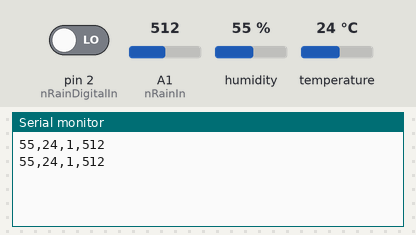
This sketch was run on a simulated Arduino Uno, built with avr-gcc and run on an emulated ATmega328P. Parts: the last lines printed to the serial monitor. The inputs (shaded band) are chosen by the test bench; at power-on: humidity 55 %, A1 (nRainIn) = 512, pin 2 (nRainDigitalIn) LOW, temperature 24 °C.

Above: at 1.8 s.
1.9 s: humidity set to 22 %
At 2.5 s:
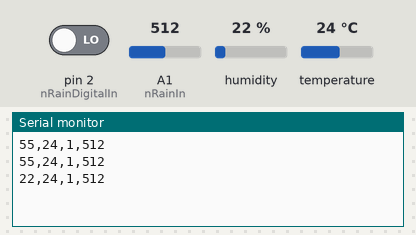
3.4 s: A1 (nRainIn) set to 716
At 4.6 s:
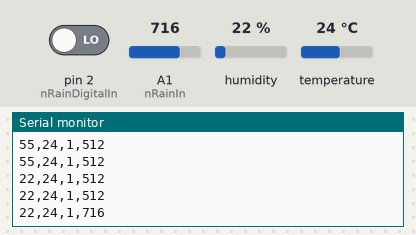
4.9 s: pin 2 (nRainDigitalIn) driven HIGH
At 6.0 s:
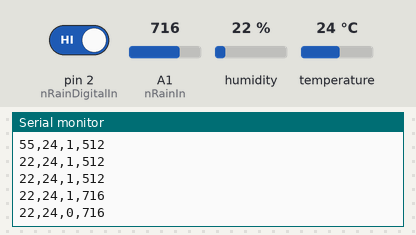
6.4 s: temperature set to 12 °C
At 7.7 s:
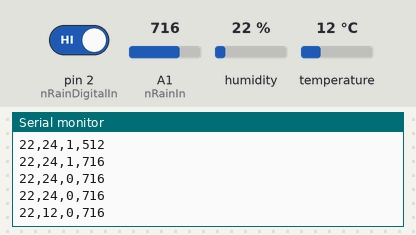
7.9 s: A1 (nRainIn) set to 900
At 8.7 s:
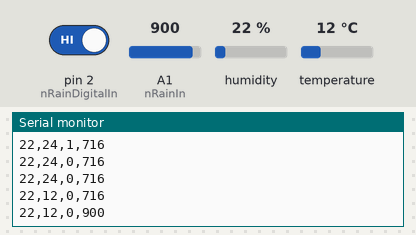
9.4 s: pin 2 (nRainDigitalIn) driven LOW
At 10.8 s:
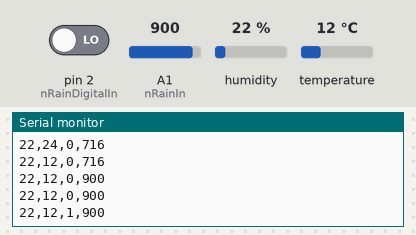
Timing chart, 0 to 11.9 s (numbered marks = the images above; inputs shaded):
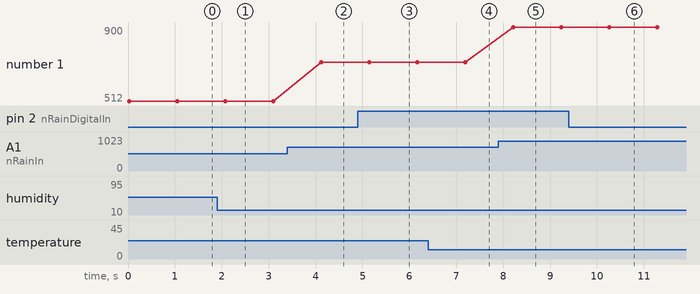

Measured:
- after the input at 1.9 s, the serial monitor: prints a new line after 0.17 s (image 1)
- after the input at 3.4 s, the serial monitor: prints a new line after 0.72 s (image 2)
- after the input at 4.9 s, the serial monitor: prints a new line after 0.24 s (image 3)
- after the input at 6.4 s, the serial monitor: prints a new line after 0.79 s (image 4)
- after the input at 7.9 s, the serial monitor: prints a new line after 0.31 s (image 5)
- after the input at 9.4 s, the serial monitor: prints a new line after 0.86 s (image 6)
- plotted number 1: 512 → 716 after the input at 3.4 s, 716 → 900 after the input at 7.9 s

The sketch:

final_temp_humi_rainfall_test_VER1.0.ino
```cpp
#include <dht.h>

dht DHT;

#define DHT11_PIN 5
int humidity;
int temperature;


//rain.c

int nRainIn = A1;
int nRainDigitalIn = 2;
int nRainVal;
boolean bIsRaining = false;
int strRaining;


//rain.c


void setup()
{
        Serial.begin(9600);
         pinMode(2,INPUT);            //rain.c

}

void loop()
{
  // READ DATA
 // Serial.print("DHT11, \t");
  int chk = DHT.read11(DHT11_PIN);
  switch (chk)
  {
    case DHTLIB_OK:
                Serial.print("");
                break;
    case DHTLIB_ERROR_CHECKSUM:
                Serial.print("Checksum error,\t");
                break;
    case DHTLIB_ERROR_TIMEOUT:
                Serial.print("Time out error,\t");
                break;
    case DHTLIB_ERROR_CONNECT:
        Serial.print("Connect error,\t");
        break;
    case DHTLIB_ERROR_ACK_L:
        Serial.print("Ack Low error,\t");
        break;
    case DHTLIB_ERROR_ACK_H:
        Serial.print("Ack High error,\t");
        break;
    default:
                Serial.print("Unknown error,\t");
                break;
  }
  humidity=DHT.humidity;
  temperature=DHT.temperature;
  // DISPLAY DATA
        Serial.print("");
        Serial.print(humidity);
        Serial.print(",");
        Serial.print("");
        Serial.print(temperature);


  //rain.c

    nRainVal = analogRead(nRainIn);
  bIsRaining = !(digitalRead(nRainDigitalIn));
  if(bIsRaining)
  {

    strRaining =1;
  }
  else{
    strRaining =0;
  }


     Serial.print(",");
     Serial.print("");
     Serial.print(strRaining);
     Serial.print(",");
     Serial.print("");
     Serial.println(nRainVal);


  delay(1000);

  //rain.c
}
```
